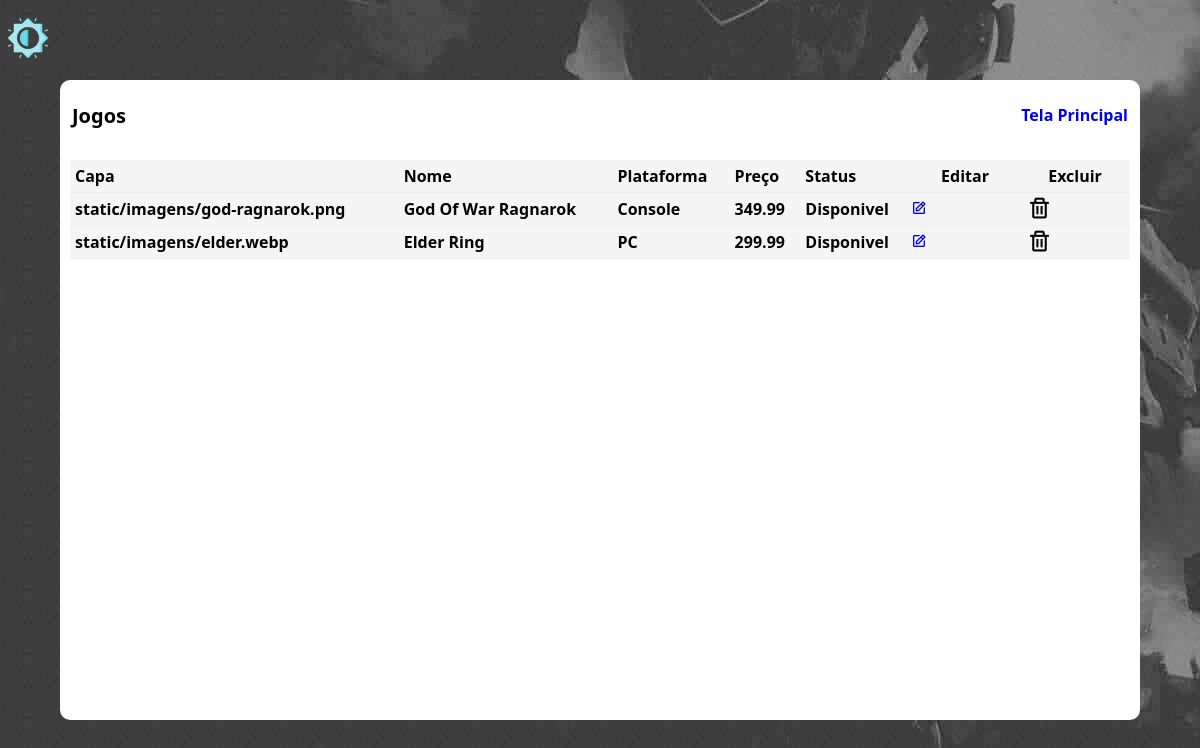
Before: /jogos_cadastrados (signed in) with the older database file.
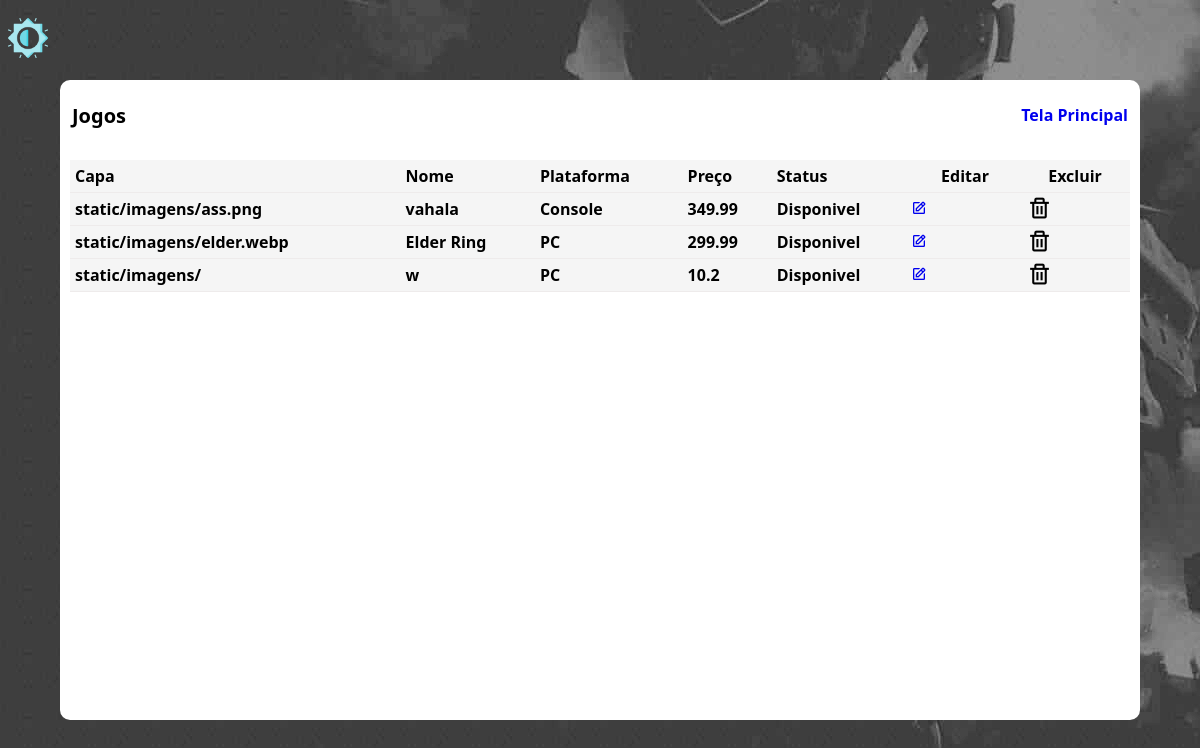
After: the same page with the newer database file.
### projeto_final/models/__init__.py (models this page shows)
class Jogos(banco.Model):
    idCadJg = banco.Column(banco.Integer, primary_key=True)
    capaJogo = banco.Column(banco.String, nullable=False)
    nomeJogo = banco.Column(banco.String, nullable=False)
    plataforma = banco.Column(banco.String, nullable=False)
    preco = banco.Column(Float, nullable=False)
    status = banco.Column(banco.String, nullable=False)

### projeto_final/routers/__init__.py (the view)
@app.route('/jogos_cadastrados', methods=['GET', 'POST'])
@login_required
def jogos_cadastrados():
    if current_user.usuario == usuario:
        formEditJg = FormEditJg()
        listaJogos = Jogos.query.all()
        if formEditJg.validate_on_submit():
            return redirect(url_for('jogos_cadastrados'))
        return render_template("editar_excluir.html", formEditJg=formEditJg, listaJogos=listaJogos)
    else:
        flash('Acesso restrito', 'falha')
        logout_user()
        return redirect(url_for('login'))

### projeto_final/models/__init__.py (called while the page is built)
@login_manager.user_loader
def load_login(id_login):
    return Conta.query.get(int(id_login))

### projeto_final/templates/editar_excluir.html (shortened to what this page needs)
<!DOCTYPE html>
<html>
<link rel="stylesheet" type="text/css" href="{{ url_for('static', filename='css/editar_excluir.css') }}">
<link href='https://unpkg.com/boxicons@2.1.1/css/boxicons.min.css' rel='stylesheet'>
<head>
</head>
<body onclick="fecharEdit()">
  <li><a onclick="toggleDarkMode()"><img id="icon" src="{{ url_for('static', filename='imagens/claro.png') }}" alt="Ícone de alternar entre modos claro e escuro"></a></li>
  <div class="container">
    <div class="header">
      <span>Jogos</span>
      <a href="{{ url_for('gamezone') }}">Tela Principal</a>
    </div>
    <div class="divTable">
      <table>
        <thead>
          <tr>
            <th>Capa</th>
            <th>Nome</th>
            <th>Plataforma</th>
            <th>Preço</th>
            <th>Status</th>
            <th class="acao">Editar</th>
            <th class="acao">Excluir</th>
          </tr>
          {% for jogo in listaJogos %}
            <tr>
            <th>{{ jogo.capaJogo }}</th>
            <th>{{ jogo.nomeJogo }}</th>
            <th>{{ jogo.plataforma }}</th>
            <th>{{ jogo.preco }}</th>
            <th>{{ jogo.status }}</th>
            <td class="acao">
              <a href="{{ url_for('editar_jogos', id=jogo.idCadJg) }}"><i class='bx bx-edit' ></i></a>
            </td>
            <td class="acao">
              <form action="{{ url_for('excluir_jogo', id=jogo.idCadJg) }}" method="POST">
                  <button><i class='bx bx-trash'></i></button>
              </form>
            </td>
          </tr>
        {% endfor %}
        </thead>
      </table>
    </div>
  </div>
</body>
</html>

### projeto_final/static/css/editar_excluir.css (style rules this page uses)
html { background-image: url("/static/imagens/body-bg2.jpg"); transition: background-image 0.3s ease-in-out, color 0.3s ease-in-out; }
body { transition: background-color 0.3s ease-in-out, color 0.3s ease-in-out; font-family: system-ui, -apple-system, BlinkMacSystemFont, 'Segoe UI', Roboto, Oxygen, Ubuntu, Cantarell, 'Open Sans', 'Helvetica Neue', sans-serif; }
a { text-decoration: none; font-weight: bold; }
li { list-style: none; }
img { margin-top: 10px; width: 40px; height: 40px; transition: transform 0.3s ease-in-out; }
button { cursor: pointer; }
.container { width: 90%; height: 80%; border-radius: 10px; background: white; position: absolute; top: 50%; left: 50%; transform: translate(-50%, -50%); }
.header { min-height: 70px; display: flex; align-items: center; justify-content: space-between; margin: auto 12px; }
.header span { font-weight: 900; font-size: 20px; word-break: break-all; }
.divTable { padding: 10px; width: auto; height:inherit; overflow:auto; }
table { width: 100%; border-spacing: 10px; word-break: break-all; border-collapse: collapse; }
thead { background-color: whitesmoke; }
tr { border-bottom: 1px solid rgb(238, 235, 235)!important; }
thead tr th { padding: 5px; text-align: start; margin-bottom: 50px; }
thead tr th.acao { width: 100px!important; text-align: center; }
td button { border: none; outline: none; background: transparent; }
td button i { font-size: 25px; }
td button i:first-child { margin-right: 10px; }

Changed rows visible on the page:
changed Jogos "Console": capaJogo "static/imagens/god-ragnarok.png" → "static/imagens/ass.png"; nomeJogo "God Of War Ragnarok" → "vahala"
added Jogos: capaJogo "static/imagens/", nomeJogo "w", plataforma "PC", preco "10.2", status "Disponivel"
